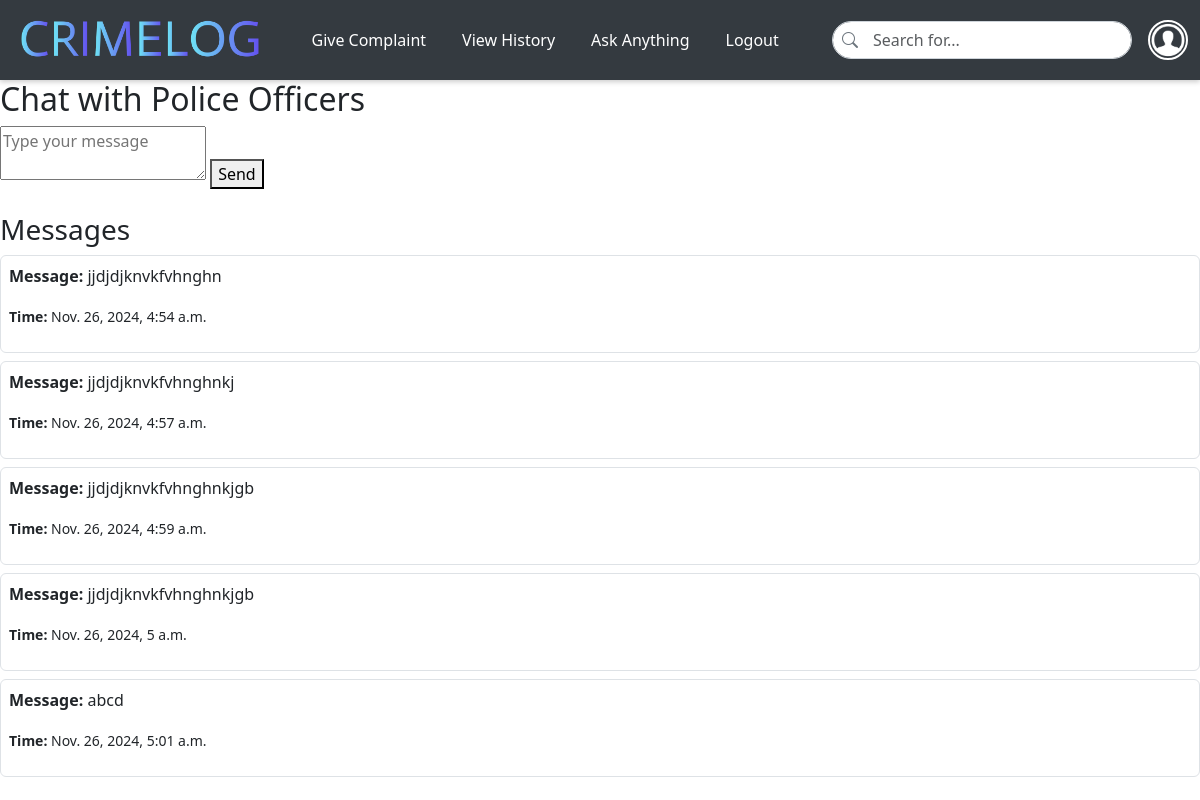
The app's page /chat/1, older data.
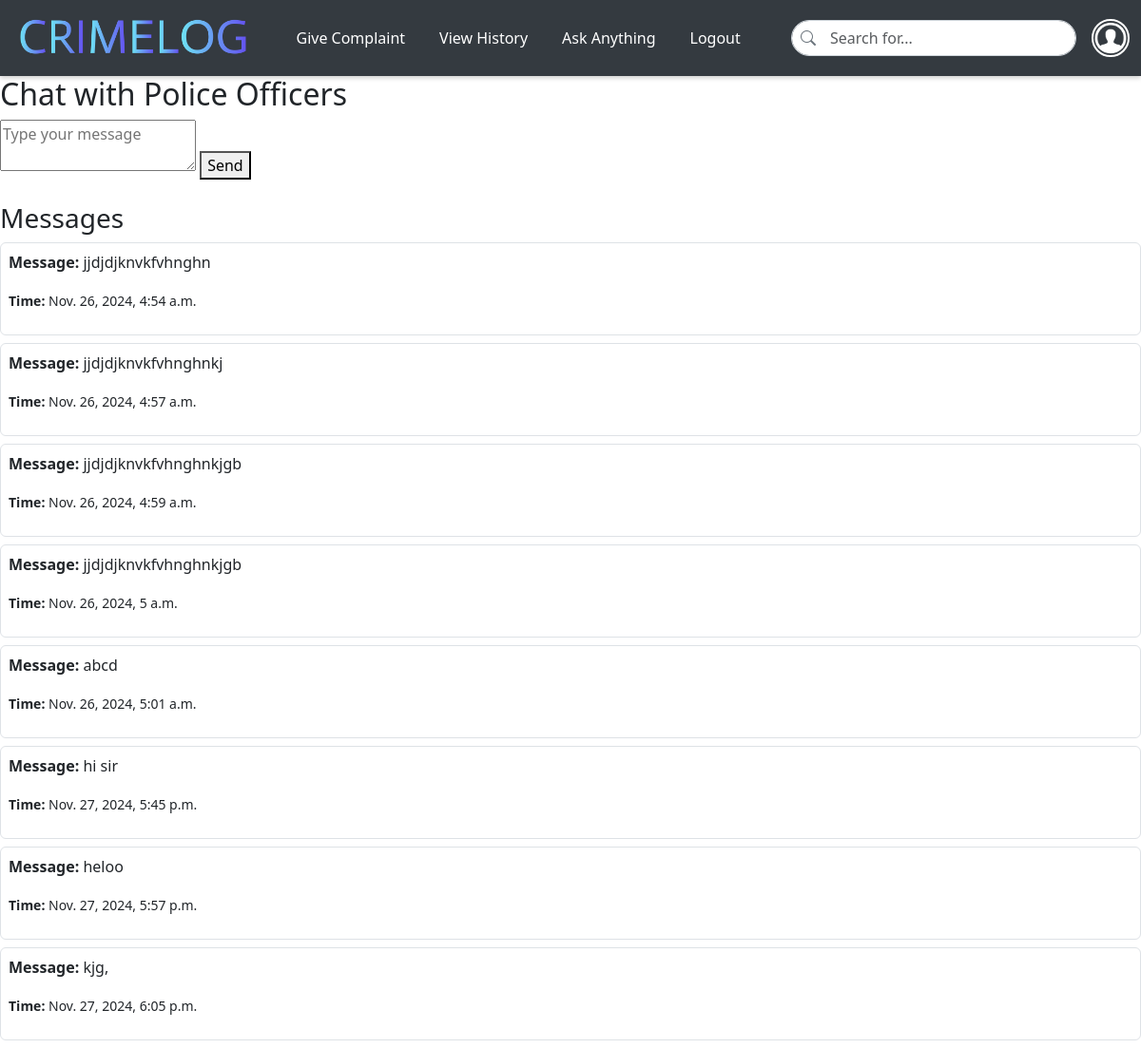
The same page, newer data.
### app/models.py (models this page shows, shortened)
class Message(models.Model):
    complaint=models.ForeignKey(Complaint, on_delete=models.CASCADE)
    content = models.TextField()
    timestamp = models.DateTimeField(auto_now_add=True)
    is_read = models.BooleanField(default=False)

### app/views.py (the view)
# urls.py: path('chat/<int:id>', views.chat, name='chat'),
def chat(req,id):
    complaint=Complaint.objects.get(pk=id)
    data1 = Message.objects.filter(complaint=complaint)
    if req.method=='POST':
        msg=req.POST.get('content')
        if msg:
            data=Message.objects.create(complaint=complaint,content=msg)
            data.save()
    return render(req,'user/chat.html',{'data1':data1})

### templates/user/chat.html (shortened to what this page needs)
<!DOCTYPE html>
<html lang="en">
<head>
    <link href="https://cdn.jsdelivr.net/npm/bootstrap@5.3.3/dist/css/bootstrap.min.css" rel="stylesheet">
    <link href="https://cdn.jsdelivr.net/npm/bootstrap-icons/font/bootstrap-icons.css" rel="stylesheet">
</head>
<body>
    <nav id="nav" class="navbar navbar-expand-lg navbar-dark sticky-top">
        <div class="container-fluid">
            <a class="navbar-brand" href="../userhome">
                <img id="logo" src="../static/images/logo.png" alt="CrimeLog">
            </a>
            <div class="collapse navbar-collapse" id="mynavbar">
                <ul class="navbar-nav me-auto">
                    <li class="nav-item">
                        <a class="nav-link" href="../submit_complaint">Give Complaint</a>
                    </li>
                    <li class="nav-item">
                        <a class="nav-link" href="../userhistory">View History</a>
                    </li>
                    <li class="nav-item">
                        <a class="nav-link" href="../chat">Ask Anything</a>
                    </li>
                    <li class="nav-item">
                        <a class="nav-link" href="../logout">Logout</a>
                    </li>
                </ul>
                <div class="search-bar">
                    <span class="search-icon"><i class="bi bi-search"></i></span>
                    <form method="post" action="{% url 'usersearch' %}">
                        <input class="form-control" type="text" name="query" placeholder="Search for...">
                    </form>
                </div>
                <div class="dropdown ms-3">
                    <button class="btn btn-link dropdown p-0 border-0" type="button" id="profileDropdown" data-bs-toggle="dropdown" aria-expanded="false">
                        <img src="../static/images/profile.png" alt="Profile" class="profile-img">
                    </button>
                </div>
            </div>
        </div>
    </nav>
    <h2>Chat with Police Officers</h2>
    <form method="POST">
        <textarea name="content" placeholder="Type your message"></textarea>
        <button type="submit">Send</button>
    </form>
    <div class="mt-4">
        <h3> Messages</h3>
        {% for i in data1 %}
            <div class="border p-2 mb-2 rounded">
                <p><strong>Message:</strong> {{ i.content }}</p>
                <p><small><strong>Time:</strong> {{ i.timestamp }}</small></p>
            </div>
        {% endfor %}
    </div>
</body>
</html>

Row changes from the older to the newer data that the page shows:
added Message: content "hi sir", timestamp "Nov. 27, 2024, 5:45 p.m."
added Message: content "heloo", timestamp "Nov. 27, 2024, 5:57 p.m."
added Message: content "kjg,", timestamp "Nov. 27, 2024, 6:05 p.m."
